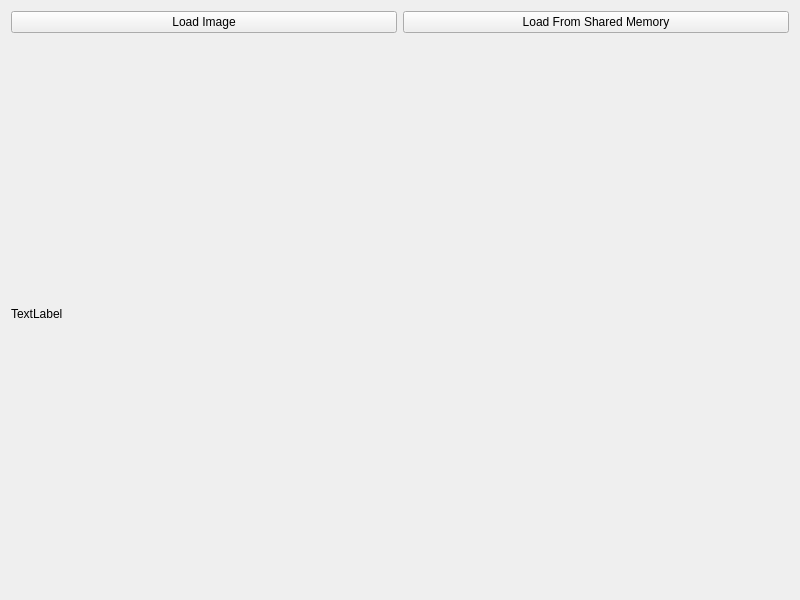
<?xml version="1.0" encoding="UTF-8"?>
<ui version="4.0">
 <class>Widget</class>
 <widget class="QWidget" name="Widget">
  <property name="geometry">
   <rect>
    <x>0</x>
    <y>0</y>
    <width>800</width>
    <height>600</height>
   </rect>
  </property>
  <property name="windowTitle">
   <string>Widget</string>
  </property>
  <layout class="QVBoxLayout" name="verticalLayout" stretch="1,12">
   <item>
    <layout class="QHBoxLayout" name="horizontalLayout">
     <item>
      <widget class="QPushButton" name="loadImage">
       <property name="text">
        <string>Load Image</string>
       </property>
      </widget>
     </item>
     <item>
      <widget class="QPushButton" name="loadsharedMem">
       <property name="text">
        <string>Load From Shared Memory</string>
       </property>
      </widget>
     </item>
    </layout>
   </item>
   <item>
    <widget class="QLabel" name="image">
     <property name="text">
      <string>TextLabel</string>
     </property>
    </widget>
   </item>
  </layout>
 </widget>
 <resources/>
 <connections/>
</ui>
